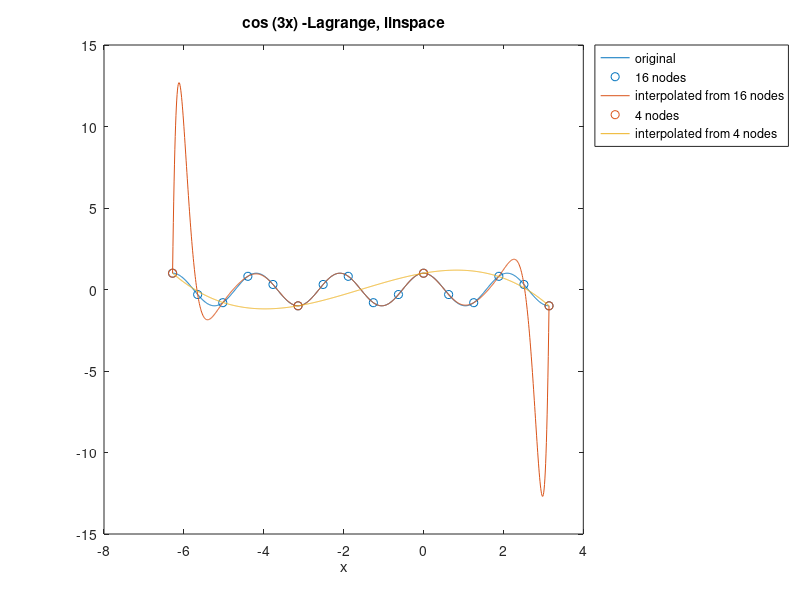
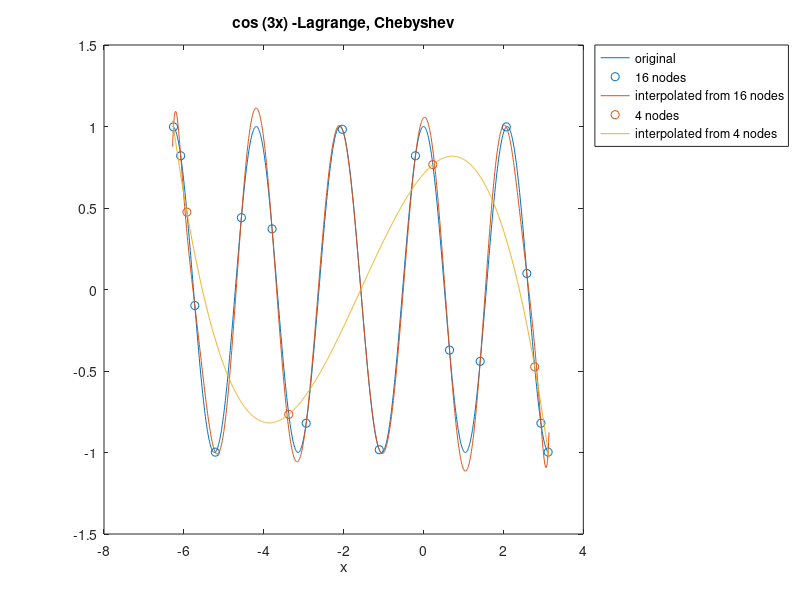
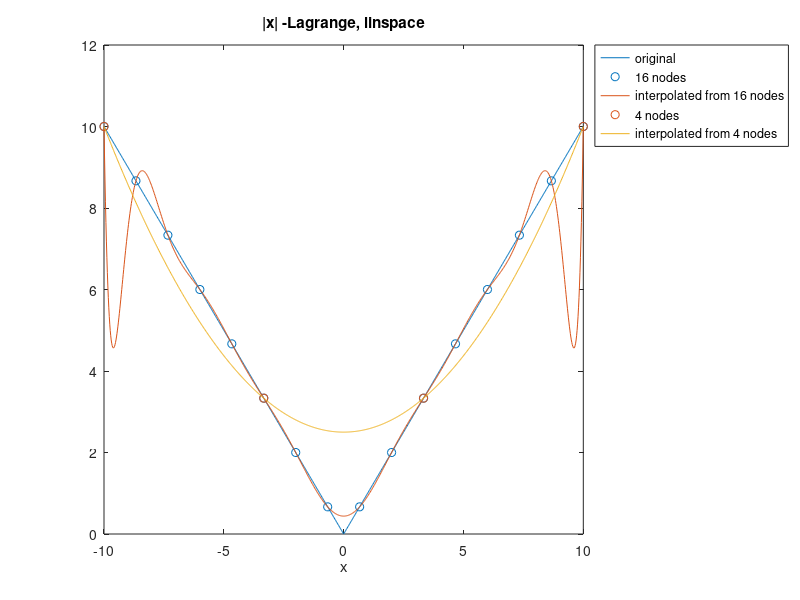
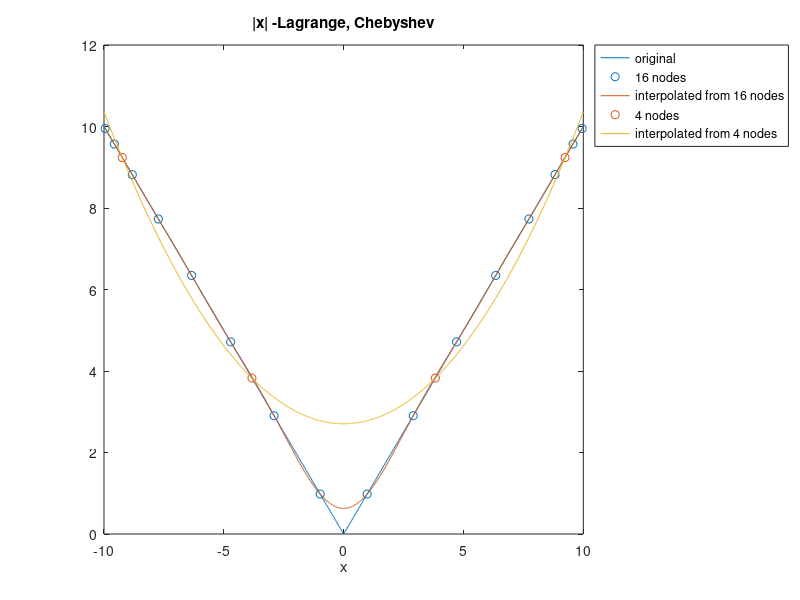

Write MATLAB code to recreate these figures, in order.
function solution
  testPlotFunc(@testFfunc, -2*pi, pi, "cos (3x)");
  testPlotFunc(@testGfunc, -10, 10, "|x|");
endfunction

function retval=testFfunc(x)
  retval = cos(3 * x);
endfunction

function retval=testGfunc(x)
  retval = abs(x);
endfunction

function renderPlots(expTitle, f, a, b, lab, getResults, getNodes)
  RESOLUTION = 1000;
  TEST_RES = 1000;
  
  figure
  rend = linspace (a, b, RESOLUTION);
  plot (rend, f(rend));
  xlabel ("x");
  title (strcat(lab, " - ", expTitle));

  hold on;
  
  for i = [16, 4] # reverse so drawings are clearer
    x = getNodes(a, b, i);
    y = f(x);
    scatter(x, y);
    plot (rend, getResults(x, y, a, b, rend));
  endfor
  
  for i = [4, 16, 64]
    x = getNodes(a, b, i);
    rend = rand(1,TEST_RES);
    y = f(x);
    z = getResults(x, y, a, b, rend);
    v = f(rend);
    disp(cstrcat("norm for ", lab, " - ", expTitle, ", n = ", num2str(i)))
    disp(norm(v - z, Inf))
  endfor
  
  h = legend ("original", "16 nodes", "interpolated from 16 nodes", "4 nodes", "interpolated from 4 nodes");
  
  legend (h, "location", "northeastoutside")

  hold off;
endfunction

function retval=scaleRange(rng, oldA, oldB, newA, newB)
  retval = (((rng - oldA) / (oldB - oldA)) * (newB - newA)) + newA;
endfunction

function retval=getChebyshevNodes(a, b, i)
  normalNodes = cos(((2 * (0:(i-1)) + 1) * pi)/(2*i));
  retval = scaleRange(normalNodes, -1, 1, a, b);
endfunction

function retval=getLagrange(x, y, a, b, rend)
  retval = Horner(interpNewton(x,y), x, rend);
endfunction

function retval=getBSpline(x, y, a, b, rend)
  retval = Bsplval(rend, Bsplnat(y), a, b);
endfunction

function testPlotFunc(f, a, b, lab)
  renderPlots("Lagrange, linspace", f, a, b, lab, @getLagrange, @linspace)
  renderPlots("Lagrange, Chebyshev", f, a, b, lab, @getLagrange, @getChebyshevNodes)
  
  #disabled - broken and slow
  #renderPlots("Bspline, linspace", f, a, b, lab, @getBSpline, @linspace)
endfunction

function c=interpNewton(x,y)
  n = length(x);
  c = y;
  for j = 2:n
    for i = n:-1:j
      c(i) = (c(i) - c(i-1))/(x(i) - x (i-j+1));
    endfor
  endfor
endfunction

function v=Horner(c,x,z)
  n = length(c);
  v = c(n);
  for i = (n-1):-1:1
    v = (v .* (z - x(i))) + c(i);
  endfor
endfunction

function retval=NodeRangeIndex(nodes, x) # TODO binsearch
  for i = 1:(length(nodes)-1)
    if (x < nodes(i+1))
      retval = i;
      return
    endif
    if (1 == nodes(i + 1) && x == 1 && nodes(i) == 1)
      retval = i;
      return
    endif
  endfor
  retval = length(nodes)-1;
endfunction

function retval=buffNodes(nodes, n)
  retval = [zeros(1, n+1), nodes, ones(1, n+5)];
endfunction

function retval=DeBoore(nodes, x, coeffs, n)
  nodes = buffNodes(nodes, n);
  coeffs = buffNodes(coeffs', n);
  k = NodeRangeIndex(nodes, x);
  d = zeros(n + 5, k + 5);
  for i = (k-n):k
    d(1, i+1) = coeffs(i);
  endfor
  
  for j = 1:n
    for i = (k - n + j):k
      alfa = (x - nodes(i+1))/(nodes(i+n+2) - j - nodes(i + 1));
      d(j + 1, i + 1) = ((1 - alfa) * d(j, i)) + (alfa * d(j, i + 1));
    endfor
  endfor
  retval = d(n+1, k + 1);
endfunction

function retval=Mansfield(nodes, x, n)
  nodes = buffNodes(nodes, n);
  f = n + 3 + floor((x - nodes(n+3))/(nodes(n+3)-nodes(n+2))); # assuming equidistance
  k = NodeRangeIndex(nodes, x);
  b = zeros(1, length(nodes) + 3);
  b(k+1) = 1;
  for j = 1:n
    beta = (nodes(k+2) - x)/(nodes(k+2) - nodes(k-j+2));
    b(k - j + 1) = beta * b(k - j + 2);
    for i = (k - j + 1):k
      alfa = 1 - beta;
      beta = (nodes(i+j+2) - x)/(nodes(i+j+2) - nodes(i+2));
      b(i + 1) = alfa * b(i+1) + beta * b(i + 2);
    endfor
    b(k+1) *= (1 - beta);
  endfor
  retval = b;
endfunction

# assuming that nodes are equidistant in range [0,1]
function c = Bsplnat(y)
  DEPTH = 3;
  n = length(y);
  nodes = linspace(0,1,n);
  x = [];
  z = [];
  val = [];
  for i = 3:(n)
    mans = Mansfield(y, nodes(i), DEPTH);
    for j = 1:DEPTH
      x = [x, i + 1 - j];
      z = [z, i - 2];
#      val = [val, mans( 7 + i - i - j)]; # TODO remove hardcoded
      val = [val, mans( DEPTH + 2 + i - i - j)]; # TODO remove hardcoded
    endfor
  endfor
  A = sparse(x,z,val,n,n)';
  c = A \ y';
endfunction

function v=Bsplval(z,c,a,b)
  DEPTH = 3;
  v = []
  n=length(c);
  nodes = linspace(0,1,n);
  z = scaleRange(z, a, b, 0, 1);
  for i = 1:length(z)
    v = [v, DeBoore(nodes, z(i), c, DEPTH)];
  endfor
endfunction
